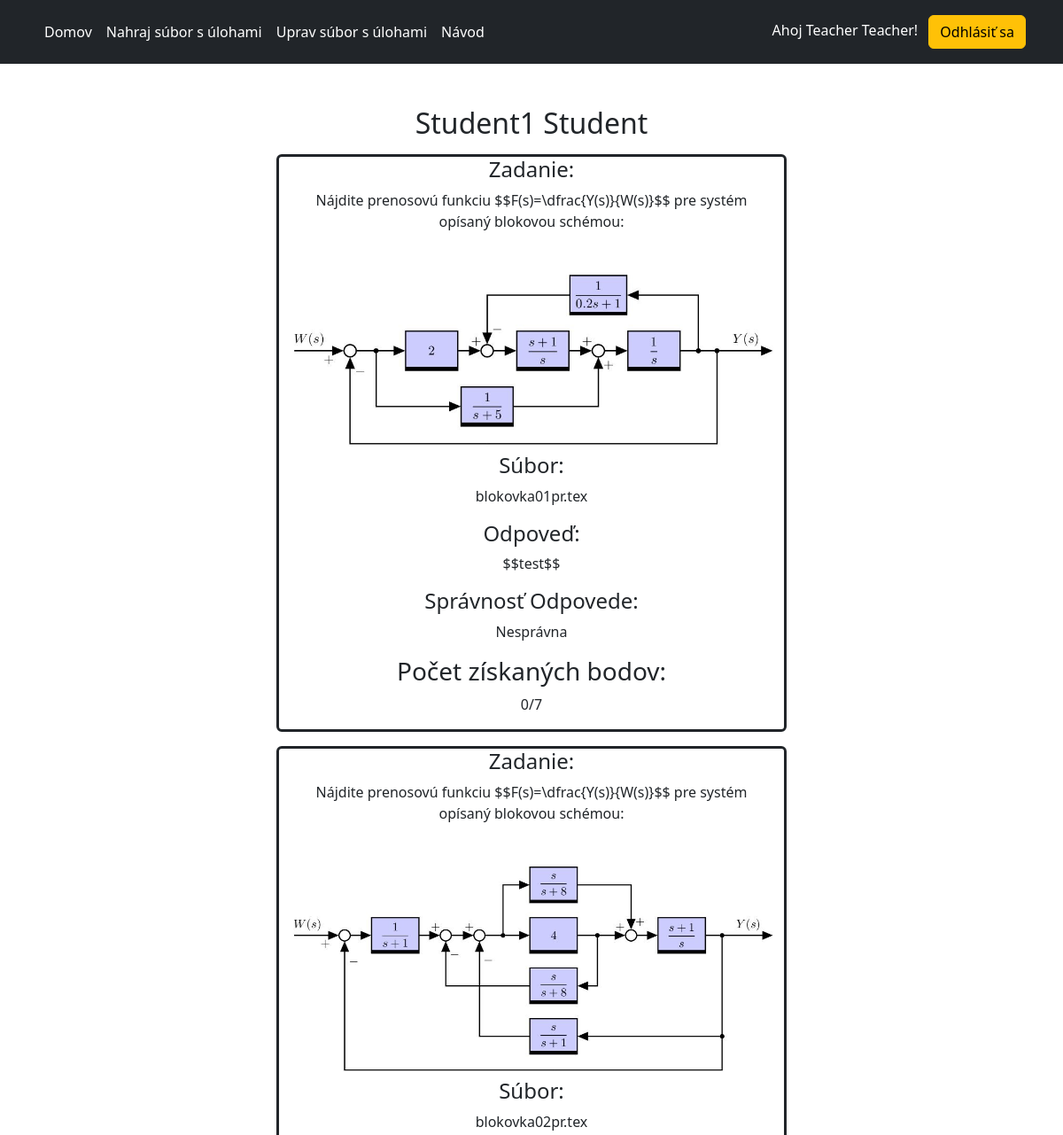
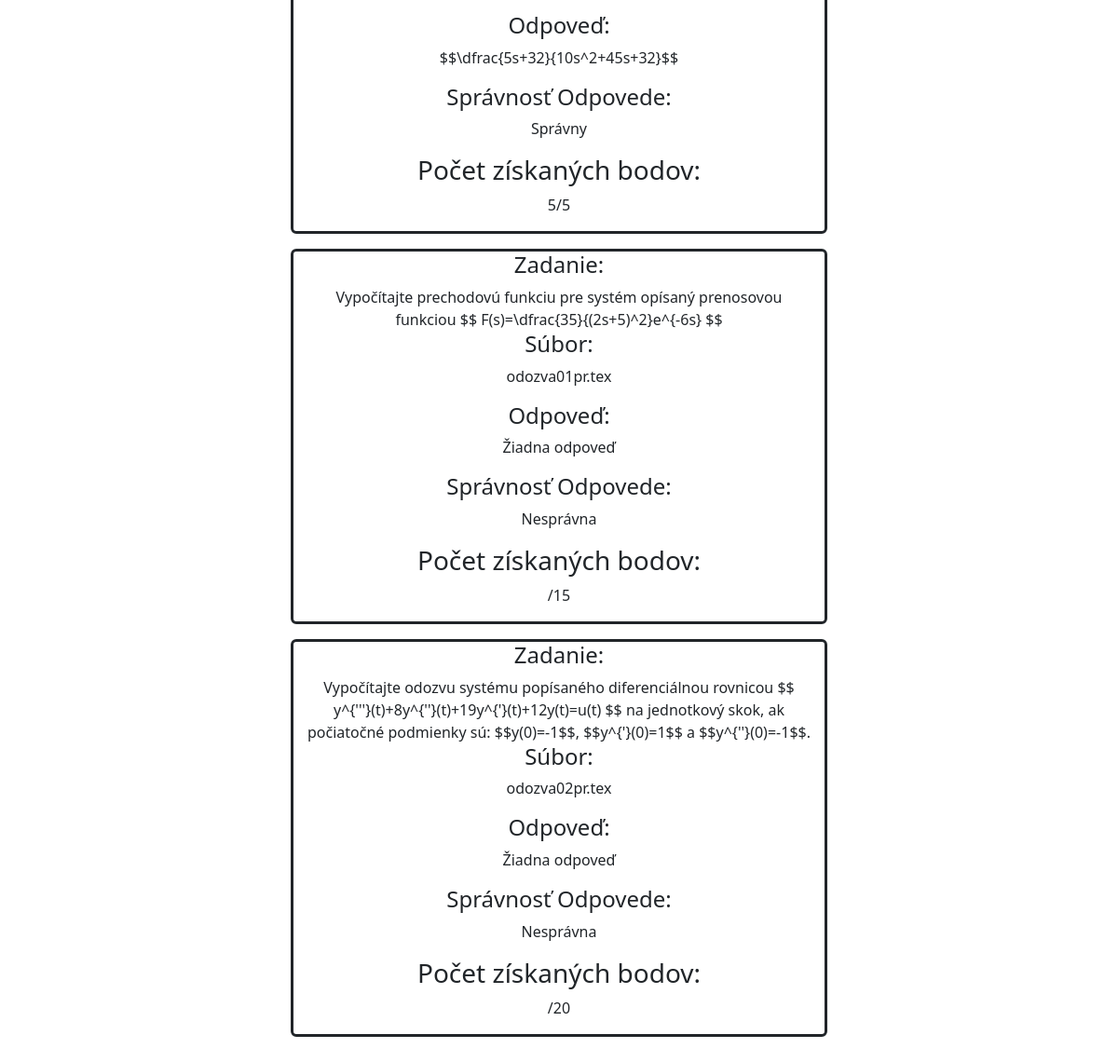
The app's page /studentReport.php?id=6 (signed in) with its own data (2 pictures, top to bottom).
### tables this page shows
CREATE TABLE `account` (
  `id` int UNSIGNED NOT NULL,
  `username` varchar(32) NOT NULL,
  `password` varchar(512) NOT NULL,
  `type` enum('Teacher','Student') NOT NULL,
  `first_name` varchar(32) NOT NULL,
  `surname` varchar(32) NOT NULL
);

CREATE TABLE `test` (
  `id` int UNSIGNED NOT NULL,
  `points_gained` int DEFAULT NULL,
  `student_id` int UNSIGNED NOT NULL,
  `question` varchar(512) NOT NULL,
  `image` varchar(256) DEFAULT NULL,
  `solution` varchar(512) NOT NULL,
  `answer` varchar(512) DEFAULT NULL,
  `file_id` int UNSIGNED NOT NULL
);

CREATE TABLE `files` (
  `id` int UNSIGNED NOT NULL,
  `active` tinyint(1) NOT NULL,
  `active_end` date NOT NULL,
  `source` varchar(64) NOT NULL,
  `points` int NOT NULL
);

### studentReport.php (the view, shortened to what this page needs)
<?php
require_once('config.php');
$err_msg = "";
try {
    $query = "SELECT first_name, surname FROM account WHERE id =?";
    $stmt = $db->prepare($query);
    $stmt->execute([$_GET['id']]);
    $student = $stmt->fetch(PDO::FETCH_ASSOC);
    $query = "SELECT test.*, file.source, file.points FROM test AS test INNER JOIN files as file ON test.file_id = file.id WHERE test.student_id = ?";
    $stmt = $db->prepare($query);
    $stmt->execute([$_GET['id']]);
    $student_tests = $stmt->fetchAll(PDO::FETCH_ASSOC);
} catch (PDOException $e) {
    $err_msg .= "<p class='alert alert-danger' role='alert'>Nepodarilo sa načítať záznamy!</p>";
}
?>
<!DOCTYPE html>
<html lang="sk">
<head>
    <link href="https://cdnjs.cloudflare.com/ajax/libs/twitter-bootstrap/5.2.0/css/bootstrap.min.css" rel="stylesheet">
    <link href="https://cdn.jsdelivr.net/npm/bootstrap@5.3.0-alpha1/dist/css/bootstrap.min.css" rel="stylesheet">
    <link href="style.css" rel="stylesheet">
</head>
<body>
    <?php
    include 'components/loggedin_teacher_menu.php';
    ?>
    <main class="mb-5">
        <section class="container w-50 mt-5">
            <h2 class="text-center"><?php echo $student["first_name"] . " " . $student["surname"]; ?></h2>
            <?php
            foreach ($student_tests as $task) {
            ?>
                <div class="container mt-3 border border-3 border-dark rounded text-center">
                    <h4>Zadanie:</h4>
                    <span>
                        <?php
                        $question = str_replace("$", "$$", $task["question"]);
                        $question = str_replace("\begin{equation*}", "$$", $question);
                        $question = str_replace("\\end{equation*}", "$$", $question);
                        $question = str_replace("\\", "", $question);
                        $question = str_replace("dfrac", "\dfrac", $question);
                        echo $question;
                        if ($task["image"] != null) {
                            echo '<img src="uploads/images/' . basename($task["image"]) . '" class="img-fluid mt-5" alt="task image">';
                        }
                        ?>
                    </span>
                    <h4>Súbor:</h4>
                    <p><?php echo str_replace("uploads/", "", $task['source']); ?></p>
                    <h4>Odpoveď:</h4>
                    <p><?php
                        if ($task["answer"] != null) {
                            $answer = str_replace("$", "$$", $task["answer"]);
                            $answer = str_replace("\begin{equation*}", "$$", $answer);
                            $answer = str_replace("\\end{equation*}", "$$", $answer);
                            if (substr($answer, 0, 2) !== '$$') {
                                $answer = '$$' . $answer;
                            }
                            if (substr($answer, -2) !== '$$') {
                                $answer .= '$$';
                            }
                            echo $answer;
                        } else {
                            echo "Žiadna odpoveď";
                        }
                        ?></p>
                    <h4>Správnosť Odpovede:</h4>
                    <p><?php if ($task['points_gained'] > 0)
                            echo "Správny";
                        else
                            echo "Nesprávna"; ?></p>
                    <h3>Počet získaných bodov:</h3>
                    <p><?php echo $task['points_gained'] . "/" . $task['points']; ?></p>
                </div>
            <?php
            }
            ?>
        </section>
    </main>
</body>
</html>

### components/loggedin_teacher_menu.php
<header class="p-3 text-bg-dark">
    <div class="container">
        <div class="d-flex flex-wrap align-items-center justify-content-center justify-content-lg-start">
            <ul class="nav col-12 col-lg-auto me-lg-auto mb-2 justify-content-center mb-md-0">
                <li><a href="index.php" class="nav-link px-2 text-white">Domov</a></li>
                <li><a href="uploadFile.php" class="nav-link px-2 text-white">Nahraj súbor s úlohami</a></li>
                <li><a href="editDeadline.php" class="nav-link px-2 text-white">Uprav súbor s úlohami</a></li>
                <li><a href="teacherInstructions.php" class="nav-link px-2 text-white">Návod</a></li>
            </ul>
            <div class="text-end">
                <p class="d-inline px-2">Ahoj <?php echo $_SESSION["first_name"] . " " . $_SESSION["surname"]; ?>!</p>
                <a href="authentification/logout.php" class="btn btn-warning">Odhlásiť sa</a>
            </div>
        </div>
    </div>
</header>

### records on screen
account: first_name "Student1", surname "Student"
test: question "Nájdite prenosovú funkciu $$F(s)=\\dfrac{Y(s)}{W(s)}$$ pre systém opísaný blokovou schémou:", image (picture), file.source "blokovka01pr.tex", answer "$$test$$", shows "Nesprávna", points_gained "0", file.points "7"
test: question "Nájdite prenosovú funkciu $$F(s)=\\dfrac{Y(s)}{W(s)}$$ pre systém opísaný blokovou schémou:", image (picture), file.source "blokovka02pr.tex", answer "$$\\dfrac{5s+32}{10s^2+45s+32}$$", shows "Správny", points_gained "5", file.points "5"
test: question "Vypočítajte prechodovú funkciu pre systém opísaný prenosovou funkciou $$ F(s)=\\dfrac{35}{(2s+5)^2}e^{-6s} $$", file.source "odozva01pr.tex", shows "Žiadna odpoveď", shows "Nesprávna", file.points "15"
test: question "Vypočítajte odozvu systému popísaného diferenciálnou rovnicou $$ y^{'''}(t)+8y^{''}(t)+19y^{'}(t)+12y(t)=u(t) $$ na jednotkový skok, ak počiatočné podmienky sú: $$y(0)=-1$$, $$y^{'}(0)=1$$ a $$y^{''}(0)=-1$$.", file.source "odozva02pr.tex", shows "Žiadna odpoveď", shows "Nesprávna", file.points "20"

### other values on screen
$_SESSION["first_name"] "Teacher"
$_SESSION["surname"] "Teacher"
